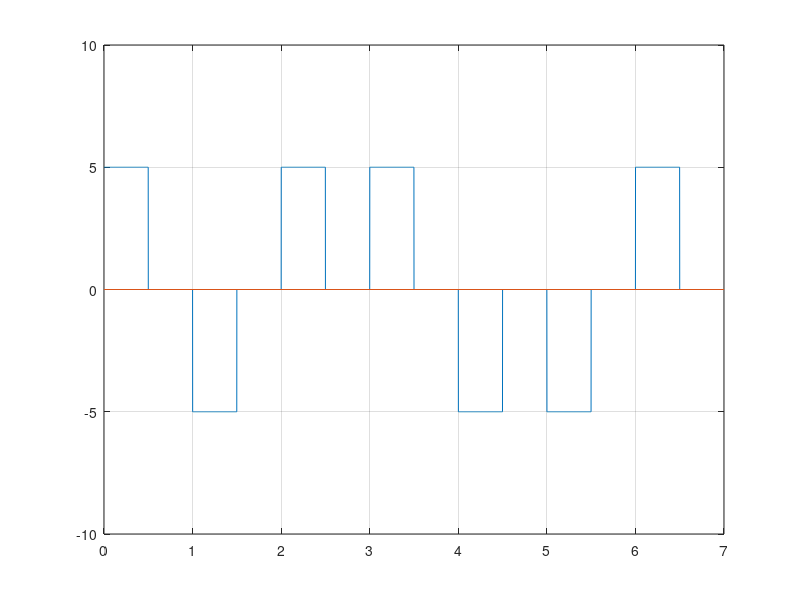

The MATLAB source for this figure:
clc; #... Clear command line
clear all; #... Clear variables
close all; #... Clear figures

bits = [1 0 1 1 0 0 1];

#... Modulation
bitrate = 1;
voltage = 5;

sampling_rate = 1000;
sampling_time = 1/sampling_rate;

end_time = length(bits)/bitrate;
time = 0:sampling_time:end_time;

index = 1;

for i = 1:length(time)
    if bits(index) == 1
        modulation(i) = voltage;
    else
        modulation(i) = -voltage;
    endif
    if time(i)*bitrate >= index-(bitrate/2)
        modulation(i) = 0;
    endif
    if time(i)*bitrate >= index
        index = index+1;
    endif
endfor

plot(time, modulation);
axis([0 end_time -voltage-5 voltage+5]);
line([0 end_time], [0,0]);
grid on;

#... Demodulation
index = 1;

for i = 1:length(modulation)
    if modulation(i) == voltage
        demodultaion(index) = 1;
    endif
    if modulation(i) == -voltage
        demodultaion(index) = 0;
    endif
    if time(i)*bitrate >= index
        index = index+1;
    endif
endfor

disp(demodultaion);
